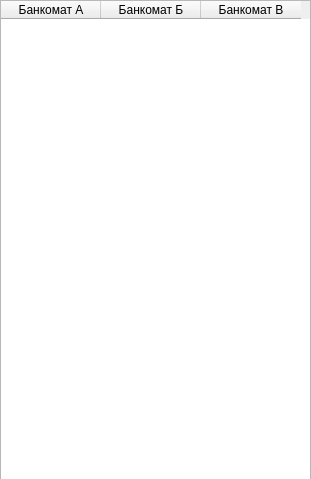
<?xml version="1.0" encoding="UTF-8"?>
<ui version="4.0">
 <class>History</class>
 <widget class="QDialog" name="History">
  <property name="geometry">
   <rect>
    <x>0</x>
    <y>0</y>
    <width>311</width>
    <height>479</height>
   </rect>
  </property>
  <property name="windowTitle">
   <string>Dialog</string>
  </property>
  <widget class="QTableWidget" name="tableWidget">
   <property name="geometry">
    <rect>
     <x>0</x>
     <y>0</y>
     <width>311</width>
     <height>481</height>
    </rect>
   </property>
   <column>
    <property name="text">
     <string>Банкомат А</string>
    </property>
   </column>
   <column>
    <property name="text">
     <string>Банкомат Б</string>
    </property>
   </column>
   <column>
    <property name="text">
     <string>Банкомат В</string>
    </property>
   </column>
  </widget>
 </widget>
 <resources/>
 <connections/>
</ui>
